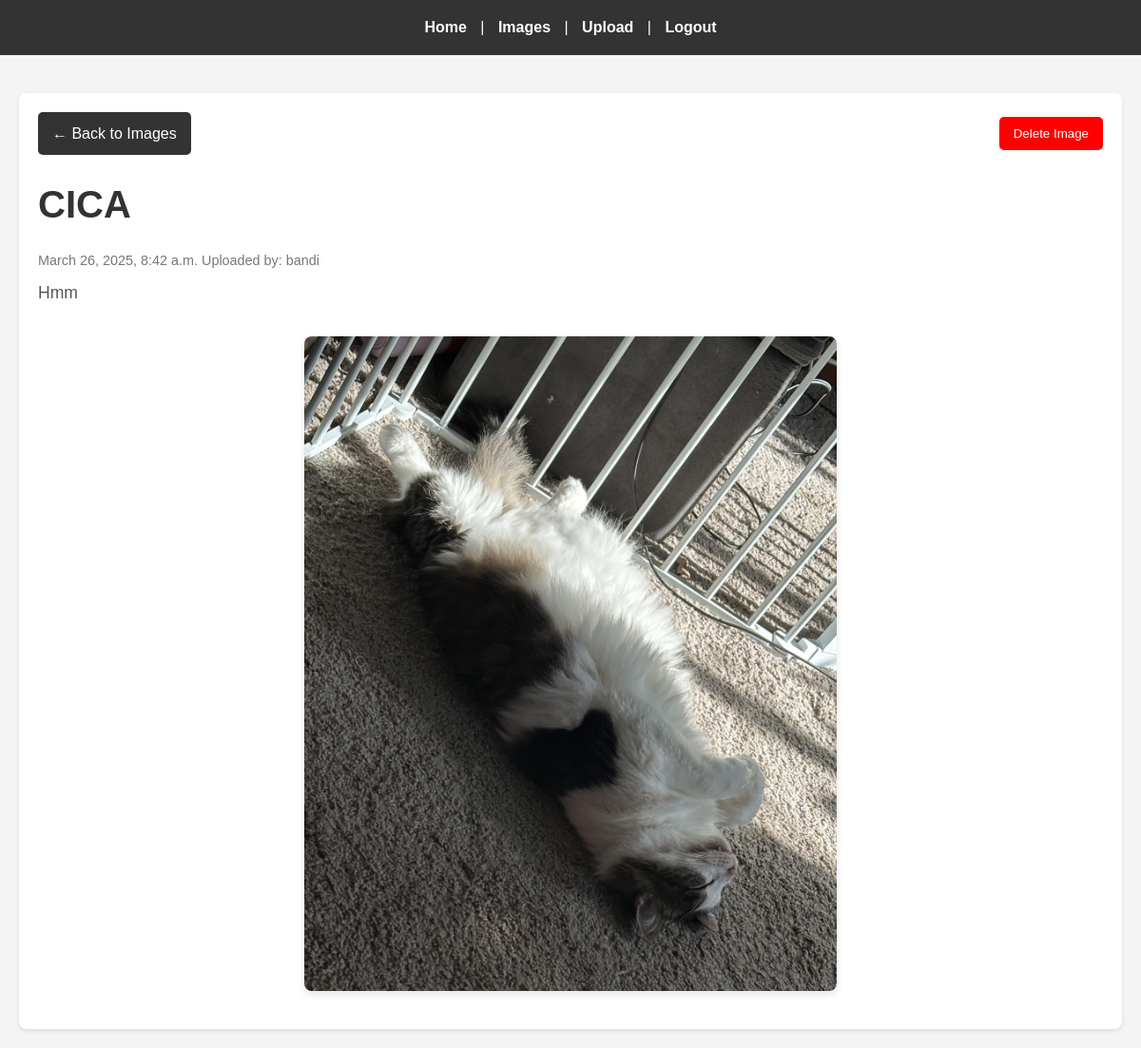
The page /images/cica (signed in) on the database as committed earlier.
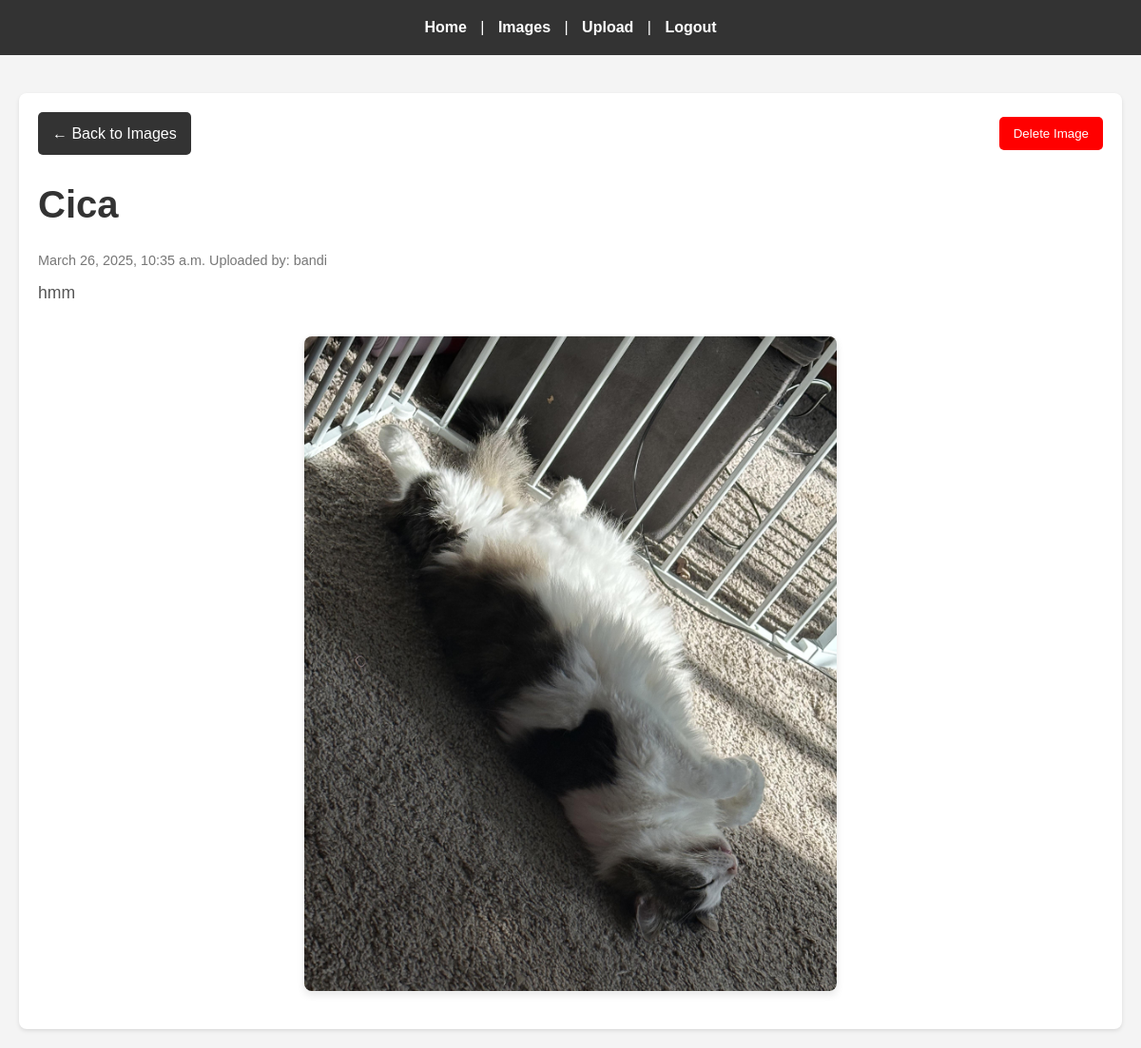
The same page on the database as committed later.
### images/models.py (models this page shows, shortened)
class Image(models.Model):
    title = models.CharField(max_length=48)
    body = models.TextField()
    slug = models.SlugField(max_length=48, unique=True)
    date = models.DateTimeField(auto_now_add=True)
    banner = models.ImageField(default='fallback.png', blank=True)
    author = models.ForeignKey('auth.User', on_delete=models.CASCADE, default=1)

### images/views.py (the view)
# urls.py: path('<slug:slug>', views.image_page, name="page"),
@login_required
def image_page(request, slug):
    image = Image.objects.get(slug=slug)
    return render(request,  'images/image_page.html', {'image': image})

### images/templates/images/image_page.html (shortened to what this page needs)
{% extends 'layout.html' %}
{% load static %}
{% block content %}
    <section class="image-page">
        <div class="button-row">
            <a href="{% url 'images:list' %}" class="back-button">
                &larr; Back to Images
            </a>
            <div class="delete-container">
                <form method="post" action="{% url 'images:delete' slug=image.slug %}" onsubmit="return confirm('Are you sure you want to delete this image?');">
                    <button type="submit" class="delete-button">
                        Delete Image
                    </button>
                </form>
            </div>
        </div>
        <h1 class="image-title">{{ image.title }}</h1>
        <p class="image-card-date">{{ image.date }}
                                Uploaded by: {{ image.author }}</p>
        <p class="image-body">{{ image.body }}</p>
        <img
            class="banner"
            src="{{ image.banner.url }}"
            alt="{{ image.title }}"
        />
    </section>
{% endblock %}

Rows that differ between the two databases and show on the page:
removed Image: title "CICA", date "March 26, 2025, 8:42 a.m.", author "bandi", body "Hmm", banner (picture)
added Image: title "Cica", date "March 26, 2025, 10:35 a.m.", author "bandi", body "hmm", banner (picture)
